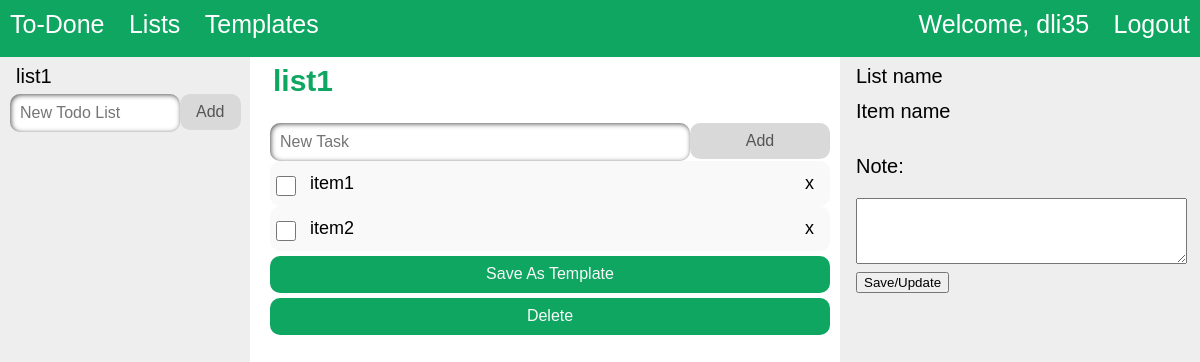
Page /todo/2 (signed in) on the committed database.
### todo/models.py (models this page shows, shortened)
class List(models.Model):
    title_text = models.CharField(max_length=100)
    created_on = models.DateTimeField()
    updated_on = models.DateTimeField()
    user_id = models.ForeignKey(User, on_delete=models.CASCADE, null=True, blank=True)
    objects = models.Manager()

class ListItem(models.Model):
    item_name = models.CharField(max_length=50, null=True, blank=True)
    item_text = models.CharField(max_length=100)
    is_done = models.BooleanField(default=False)
    created_on = models.DateTimeField()
    list = models.ForeignKey(List, on_delete=models.CASCADE)
    objects = models.Manager()

### todo/views.py (the view)
# urls.py: path('', views.index, name='index'),
def index(request, list_id=0):
    if not request.user.is_authenticated:
        return redirect("/login")
    if list_id != 0:
        latest_lists = List.objects.filter(id=list_id, user_id_id=request.user.id)
    else:
        latest_lists = List.objects.filter(user_id_id=request.user.id).order_by('-updated_on')
    latest_list_items = ListItem.objects.order_by('list_id')
    saved_templates = Template.objects.filter(user_id_id=request.user.id).order_by('created_on')
    context = {
        'latest_lists': latest_lists,
        'latest_list_items': latest_list_items,
        'templates': saved_templates
    }
    return render(request, 'todo/index.html', context)

### todo/templatetags/todo_extras.py (called while the page is built)
@register.filter
def addstr(arg1, arg2):
    return str(arg1) + str(arg2)

### todo/templates/todo/index.html (shortened to what this page needs)
<!DOCTYPE html>
<html lang="en">
<head>
</head>
<body>
    {% load todo_extras %}
    <div class="topbar">
        <ul>
            <li><a href="/">To-Done</a></li>
            <li><a class="tabs" href="/todo">Lists</a></li>
            <li><a class="tabs" href="/templates">Templates</a></li>
        </ul>
		<ul style="float: right;">
		{% if user.is_authenticated %}
            <li><a href="#">Welcome, {{user.username}}</a></li>
		  <li><a class="tabs" href="/logout">Logout</a></li>
		{% else %}
		  <li><a class="tabs" href="/login">Login</a></li>
		{% endif %}
		</ul>
    </div>
    <ul class="sidenav">
        {% for list in latest_lists %}
            <li><a href="/todo/{{ list.id }}">{{ list.title_text }}</a></li>
        {% endfor %}
        <input type="text" id="todoListInput" placeholder="New Todo List">
        <span onclick="newTodoList()" class="addTodoList">Add</span>
    </ul>
    <div class="main">
        {% for list in latest_lists %}
            <div id="myDIV" class="header">
                <h2><a href="/todo/{{ list.id }}">{{ list.title_text }}</a></h2>
                <input type="text" id="{{ "InputText_"|addstr:list.id }}" placeholder="New Task">
                <span onclick="newElement({{ list.id }})" class="addBtn">Add</span>
            </div>
            <ul id="{{ "List_"|addstr:list.id }}" class="listItemsUnorderedList">
                {% for list_item in latest_list_items %}
                    {% if list_item.list_id == list.id %}
                        {% if not list_item.is_done %}
                            <li class="listItem">
                        {% else %}
                            <li class="listItem done">
                        {% endif %}
                        {% if not list_item.is_done %}
                                <input type="checkbox" id="{{ "ListItem_"|addstr:list_item.id }}" name="{{ "ListItem_"|addstr:list_item.id }}" value="{{ "ListItem_"|addstr:list_item.id }}">
                        {% else %}
                                <input type="checkbox" id="{{ "ListItem_"|addstr:list_item.id }}" name="{{ "ListItem_"|addstr:list_item.id }}" value="{{ "ListItem_"|addstr:list_item.id }}" checked>
                        {% endif %}
                                <label for="{{ "ListItem_"|addstr:list_item.id }}">{{ list_item.item_name }}</label>
                                <span class="close">x</span>
                            </li>
                    {% endif %}
                {% endfor %}
            </ul>
        <form action="/templates/new-from-todo" method="post">
            <button class="add-template-button" onclick="">Save As Template</button>
        </form>
        <form action="/delete-todo" method="post">
            <button class="add-template-button" onclick="">Delete</button>
        </form>
        {% endfor %}
    </div>
    {% if latest_lists %}
        <ul class="rightsidebar" id = "rightsidebar">
            <li><a>List name</a></li>
            <li><a>Item name</a></li>
            <form action="/updateListItem/0" method="post">
                <p><label for="note">Note:</label></p>
                <textarea id="note" name="note" rows="4" cols="50">
                </textarea>
                <br>
                <input type="submit" value="Save/Update">
            </form>
        </ul>
    {% endif %}
</body>
</html>

### rows in the picture
List: title_text "list1"
ListItem: item_name "item1"
ListItem: item_name "item2"

### other values in the picture
{{ user.username }} "dli35"
